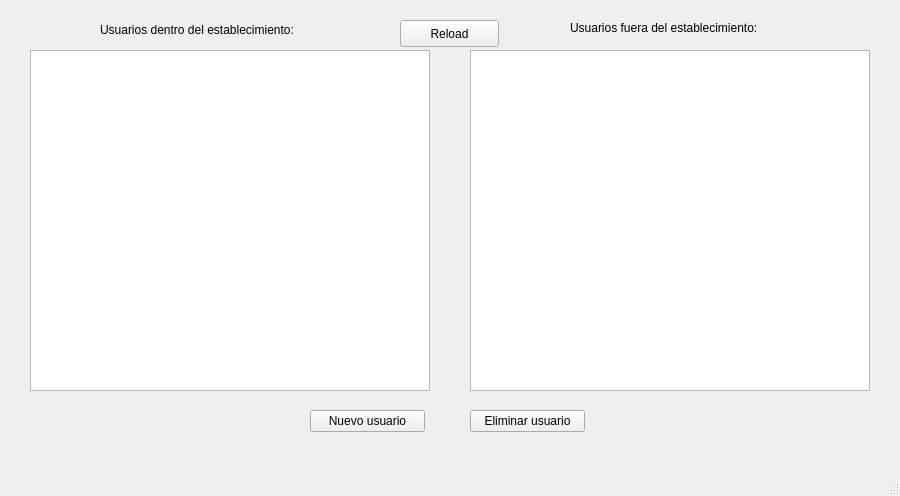
<?xml version="1.0" encoding="UTF-8"?>
<ui version="4.0">
 <class>MainWindow</class>
 <widget class="QMainWindow" name="MainWindow">
  <property name="geometry">
   <rect>
    <x>0</x>
    <y>0</y>
    <width>900</width>
    <height>496</height>
   </rect>
  </property>
  <property name="minimumSize">
   <size>
    <width>675</width>
    <height>420</height>
   </size>
  </property>
  <property name="windowTitle">
   <string>Control de usuarios</string>
  </property>
  <widget class="QWidget" name="centralWidget">
   <widget class="QListWidget" name="listWidget_dentro">
    <property name="geometry">
     <rect>
      <x>30</x>
      <y>50</y>
      <width>400</width>
      <height>341</height>
     </rect>
    </property>
    <property name="toolTip">
     <string>&lt;html&gt;&lt;head/&gt;&lt;body&gt;&lt;p&gt;&lt;br/&gt;&lt;/p&gt;&lt;/body&gt;&lt;/html&gt;</string>
    </property>
    <property name="styleSheet">
     <string notr="true"/>
    </property>
    <property name="frameShape">
     <enum>QFrame::StyledPanel</enum>
    </property>
    <property name="frameShadow">
     <enum>QFrame::Sunken</enum>
    </property>
    <property name="lineWidth">
     <number>3</number>
    </property>
    <property name="midLineWidth">
     <number>1</number>
    </property>
    <property name="horizontalScrollBarPolicy">
     <enum>Qt::ScrollBarAlwaysOff</enum>
    </property>
    <property name="showDropIndicator" stdset="0">
     <bool>false</bool>
    </property>
    <property name="dragDropMode">
     <enum>QAbstractItemView::NoDragDrop</enum>
    </property>
    <property name="defaultDropAction">
     <enum>Qt::IgnoreAction</enum>
    </property>
    <property name="resizeMode">
     <enum>QListView::Fixed</enum>
    </property>
    <property name="layoutMode">
     <enum>QListView::Batched</enum>
    </property>
    <property name="spacing">
     <number>1</number>
    </property>
    <property name="sortingEnabled">
     <bool>true</bool>
    </property>
   </widget>
   <widget class="QListWidget" name="listWidget_fuera">
    <property name="geometry">
     <rect>
      <x>470</x>
      <y>50</y>
      <width>400</width>
      <height>341</height>
     </rect>
    </property>
    <property name="lineWidth">
     <number>3</number>
    </property>
    <property name="midLineWidth">
     <number>1</number>
    </property>
    <property name="showDropIndicator" stdset="0">
     <bool>false</bool>
    </property>
    <property name="defaultDropAction">
     <enum>Qt::IgnoreAction</enum>
    </property>
    <property name="layoutMode">
     <enum>QListView::Batched</enum>
    </property>
    <property name="spacing">
     <number>1</number>
    </property>
    <property name="sortingEnabled">
     <bool>true</bool>
    </property>
   </widget>
   <widget class="QPushButton" name="pushButton_nuevo">
    <property name="enabled">
     <bool>true</bool>
    </property>
    <property name="geometry">
     <rect>
      <x>310</x>
      <y>410</y>
      <width>115</width>
      <height>22</height>
     </rect>
    </property>
    <property name="text">
     <string>Nuevo usuario</string>
    </property>
   </widget>
   <widget class="QPushButton" name="pushButton_eliminar">
    <property name="geometry">
     <rect>
      <x>470</x>
      <y>410</y>
      <width>115</width>
      <height>22</height>
     </rect>
    </property>
    <property name="text">
     <string>Eliminar usuario</string>
    </property>
   </widget>
   <widget class="QLabel" name="label_dentro">
    <property name="geometry">
     <rect>
      <x>100</x>
      <y>20</y>
      <width>301</width>
      <height>20</height>
     </rect>
    </property>
    <property name="text">
     <string>Usuarios dentro del establecimiento:</string>
    </property>
   </widget>
   <widget class="QLabel" name="label_fuera">
    <property name="geometry">
     <rect>
      <x>570</x>
      <y>20</y>
      <width>271</width>
      <height>16</height>
     </rect>
    </property>
    <property name="text">
     <string>Usuarios fuera del establecimiento:</string>
    </property>
   </widget>
   <widget class="QPushButton" name="pushButton_reload">
    <property name="geometry">
     <rect>
      <x>400</x>
      <y>20</y>
      <width>99</width>
      <height>27</height>
     </rect>
    </property>
    <property name="text">
     <string>Reload</string>
    </property>
   </widget>
  </widget>
  <widget class="QStatusBar" name="statusBar">
   <property name="enabled">
    <bool>true</bool>
   </property>
  </widget>
 </widget>
 <layoutdefault spacing="6" margin="11"/>
 <resources/>
 <connections/>
</ui>
